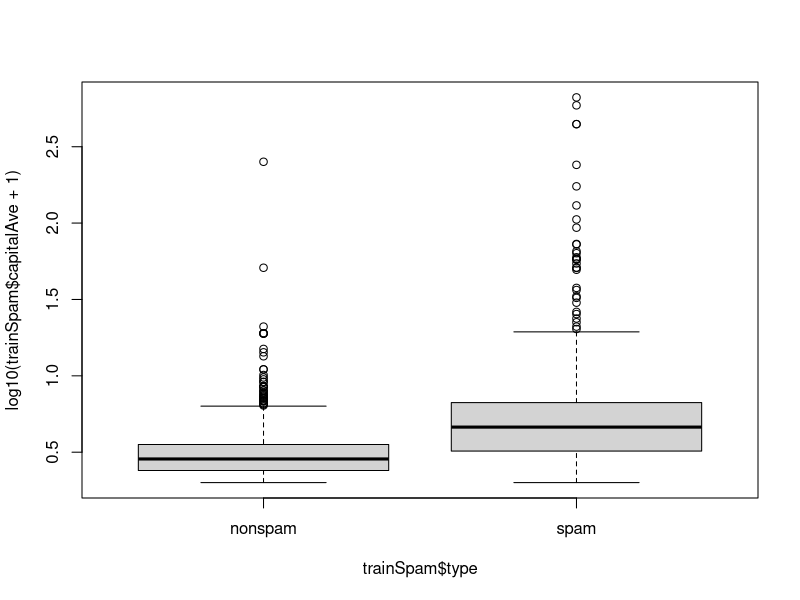
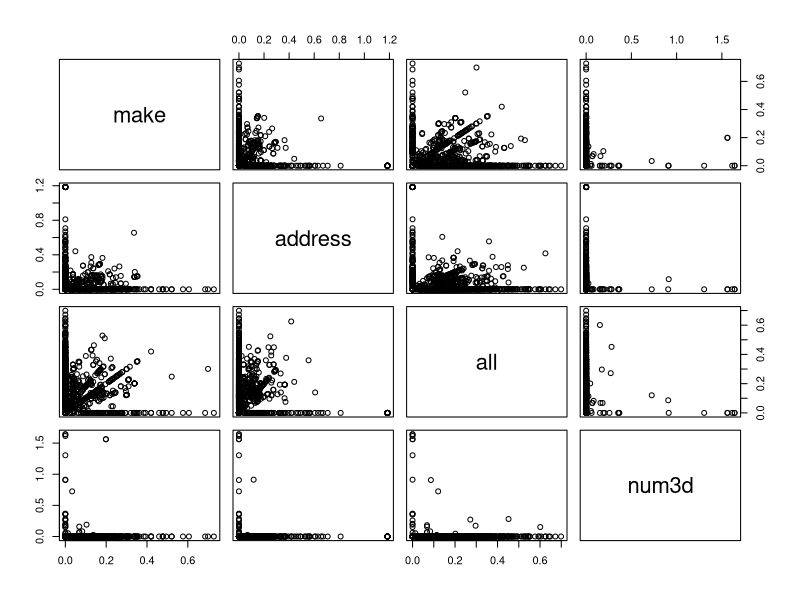
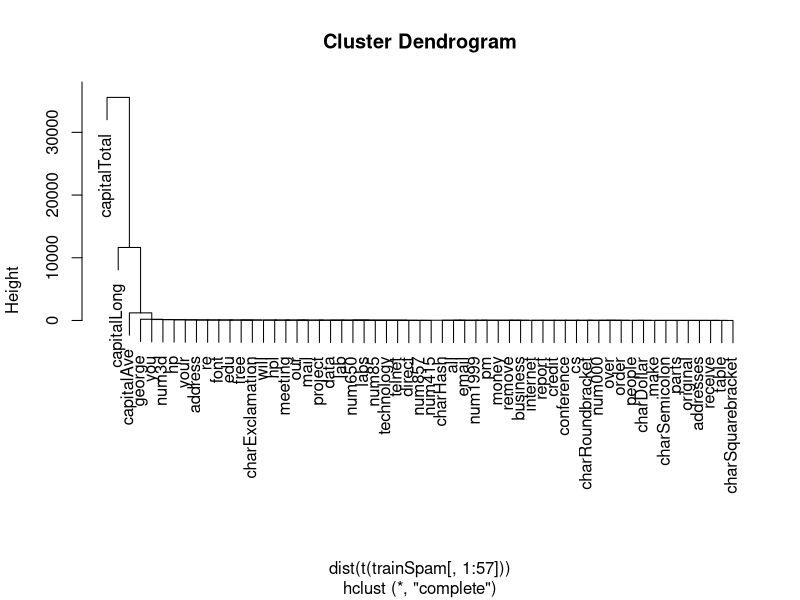
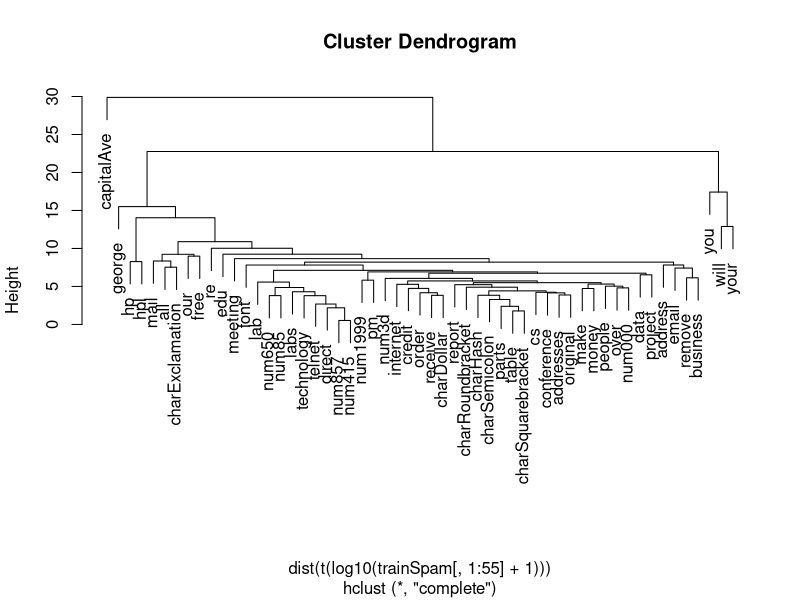

Recreate these plots in R, in order.
# Developing the "Score" for Data Analysis
# reproducibility
# a score -- a book that lists every single part of every instrument, 
## and what they need to play, and what instructions they have.
# a Score -- how something should look like
# how do you develop the score for data analysis
## to communicate to someone what was done and how to do it to reproduce them.
# nothing->reproducibility(bridge the gap)->replication
# validation of the data analysis

# Internet-based Health and Air Pollution Surveillance System (iHAPSS)
## https://www.healtheffects.org/publication/internet-based-health-and-air-pollution-surveillance-system

# Reproducible Research in Computational Science R. Peng article

# The Duke Saga
## https://simplystatistics.org/2011/09/11/the-duke-saga/

# What do we need?
## Analytic data
## Analytic code
## Documentation of code and data
## Standard means of distribution

# Literate (Statistical) Programming [umiejętne programowanie]
## text is readable by people
## code is readable by computers {Sweave used a documentation program called LaTeX}
## a series of text and code chunks
## LaTeX -- it lack a lot of features like caching, multiple plots per page and mixing programming languages
## knitr (an alternative to Sweave in R), can use variety of documentation languages:
### LaTeX, Markdown, HTML
install.packages("knitr")
library(knitr)
ls("package:knitr") # 105 functions
install.packages("xtable")
library(xtable)
ls("package:xtable") # 29 functions

# Structure of a Data Analysis 
## Dan Myer

# Our example from Google data centers have some very high security
## https://www.google.com/about/datacenters/inside/

# We use Machine Learning Repository
## http://archive.ics.uci.edu/ml/datasets/Spambase

# URL and the time and date that you access that.

# D
## http://search.r-project.org/library/kernlab/html/spam.html
## if data are from survey you need to know how the sampling was done!

library(kernlab)
ls("package:kernlab") # 89 functions
?spam
data(spam) # cleaned up
str(spam[,1:5])

# Steps in a data analysis
## Define the questio
## Define the ideal data set
## Determine what data you can access
## Obtain the data
## Clean the data

## Exploratory data analysis
## Statistical prediction/modeling
## Interpret results
## Challenge redults
## Synthesize/write up results
## Create reproducible code

## Perform the subsampling (flip coin)
set.seed(3435)
trainIndicator=rbinom(4601,size = 1,prob = 0.5)
table(trainIndicator)
trainSpam=spam[trainIndicator==1,]
testSpam=spam[trainIndicator==0,]

## EDA -- one dimensional, two dimensional summaries of the data
names(trainSpam)
head(trainSpam)
table(trainSpam$type)
plot(log10(trainSpam$capitalAve+1)~trainSpam$type)
### conclusion: capital letters are occurring much higher in spam emails
plot(log10(trainSpam[,1:4]+1))
hCluster=hclust(dist(t(trainSpam[,1:57])))
plot(hCluster)
hClusterUpdated=hclust(dist(t(log10(trainSpam[,1:55]+1))))
plot(hClusterUpdated)
### conclusion: capitalAve is separete cluster and you,will,your are separate cluster

## Statistical modelling
trainSpam$numType<-as.numeric(trainSpam$type)-1
costFunction=function(x,y) sum(x!=(y>0.5))
cvError=rep(NA,55) # cross validated error rate of predicting spam emails from a single variable
library(boot)
### logistic regression by single variable using for loop
for(i in 1:55) {
  lmFormula=reformulate(names(trainSpam)[i],response = "numType")
  glmFit=glm(lmFormula,family = "binomial",data = trainSpam)
  cvError[i]=cv.glm(trainSpam,glmFit,costFunction,2)$delta[2]
}
### which predictor has minimum cross-validated error?
names(trainSpam)[which.min(cvError)] # charDollar -- $; dollar sign
### each of these models only have a single predictor in it
### Use the best model from the group (logistic regression model)
predictionModel=glm(numType~charDollar,family="binomial",data = trainSpam)
### Get predictions on the test set
predictionTest=predict(predictionModel,testSpam)
predictedSpam=rep("nonspam",dim(testSpam)[1])
### Classify as 'spam' for those with prob > 0.5
predictedSpam[predictionModel$fitted > 0.5] = 'spam'
### Classification table
table(predictedSpam,testSpam$type)
### Error rate
(61+458)/(1346+458+61+449) # 22 %
### conclusions: 61 classify as spam but they were not and 458 spam uncorrectly classify as non spam.
